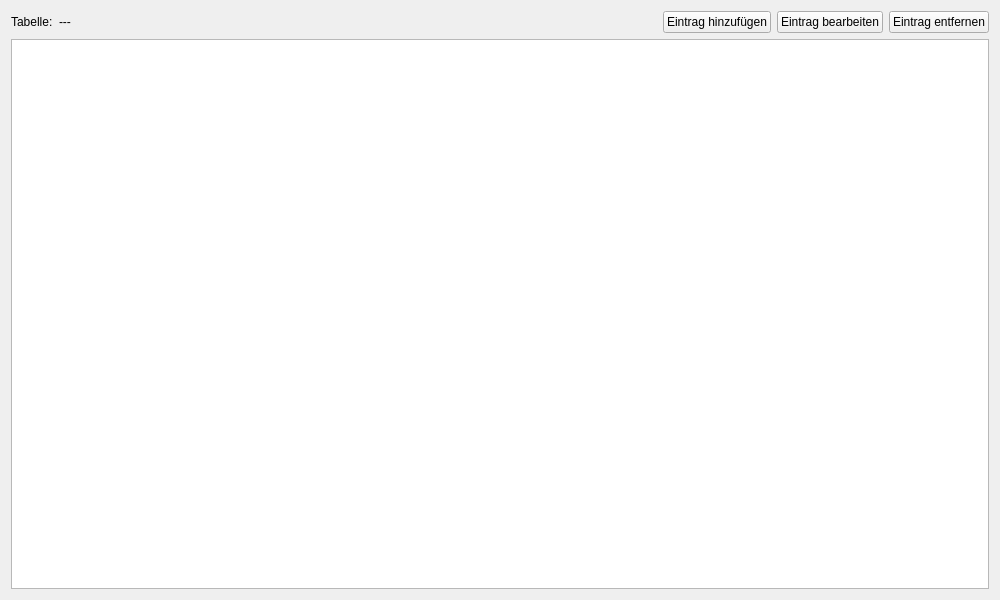
<?xml version="1.0" encoding="UTF-8"?>
<ui version="4.0">
 <class>apisSystemTableEditorDialog</class>
 <widget class="QDialog" name="apisSystemTableEditorDialog">
  <property name="geometry">
   <rect>
    <x>0</x>
    <y>0</y>
    <width>1000</width>
    <height>600</height>
   </rect>
  </property>
  <property name="windowTitle">
   <string>APIS System Tabellen Editor</string>
  </property>
  <property name="locale">
   <locale language="German" country="Austria"/>
  </property>
  <property name="modal">
   <bool>true</bool>
  </property>
  <layout class="QVBoxLayout" name="verticalLayout">
   <item>
    <layout class="QHBoxLayout" name="horizontalLayout">
     <item>
      <widget class="QLabel" name="label">
       <property name="text">
        <string>Tabelle:</string>
       </property>
      </widget>
     </item>
     <item>
      <widget class="QLabel" name="uiSysTableLbl">
       <property name="text">
        <string>---</string>
       </property>
      </widget>
     </item>
     <item>
      <spacer name="horizontalSpacer">
       <property name="orientation">
        <enum>Qt::Horizontal</enum>
       </property>
       <property name="sizeHint" stdset="0">
        <size>
         <width>40</width>
         <height>20</height>
        </size>
       </property>
      </spacer>
     </item>
     <item>
      <widget class="QPushButton" name="uiAddBtn">
       <property name="text">
        <string>Eintrag hinzufügen</string>
       </property>
       <property name="icon">
        <iconset resource="resource.qrc">
         <normaloff>:/plugins/APIS/icons/add.png</normaloff>:/plugins/APIS/icons/add.png</iconset>
       </property>
       <property name="autoDefault">
        <bool>false</bool>
       </property>
      </widget>
     </item>
     <item>
      <widget class="QPushButton" name="uiEditBtn">
       <property name="text">
        <string>Eintrag bearbeiten</string>
       </property>
       <property name="icon">
        <iconset resource="resource.qrc">
         <normaloff>:/plugins/APIS/icons/sketch.png</normaloff>:/plugins/APIS/icons/sketch.png</iconset>
       </property>
       <property name="autoDefault">
        <bool>false</bool>
       </property>
      </widget>
     </item>
     <item>
      <widget class="QPushButton" name="uiRemoveBtn">
       <property name="text">
        <string>Eintrag entfernen</string>
       </property>
       <property name="icon">
        <iconset resource="resource.qrc">
         <normaloff>:/plugins/APIS/icons/cancel.png</normaloff>:/plugins/APIS/icons/cancel.png</iconset>
       </property>
       <property name="autoDefault">
        <bool>false</bool>
       </property>
      </widget>
     </item>
    </layout>
   </item>
   <item>
    <widget class="QTableView" name="uiSystemTableV">
     <property name="selectionMode">
      <enum>QAbstractItemView::SingleSelection</enum>
     </property>
     <property name="selectionBehavior">
      <enum>QAbstractItemView::SelectRows</enum>
     </property>
    </widget>
   </item>
  </layout>
 </widget>
 <resources>
  <include location="resource.qrc"/>
 </resources>
 <connections/>
</ui>
